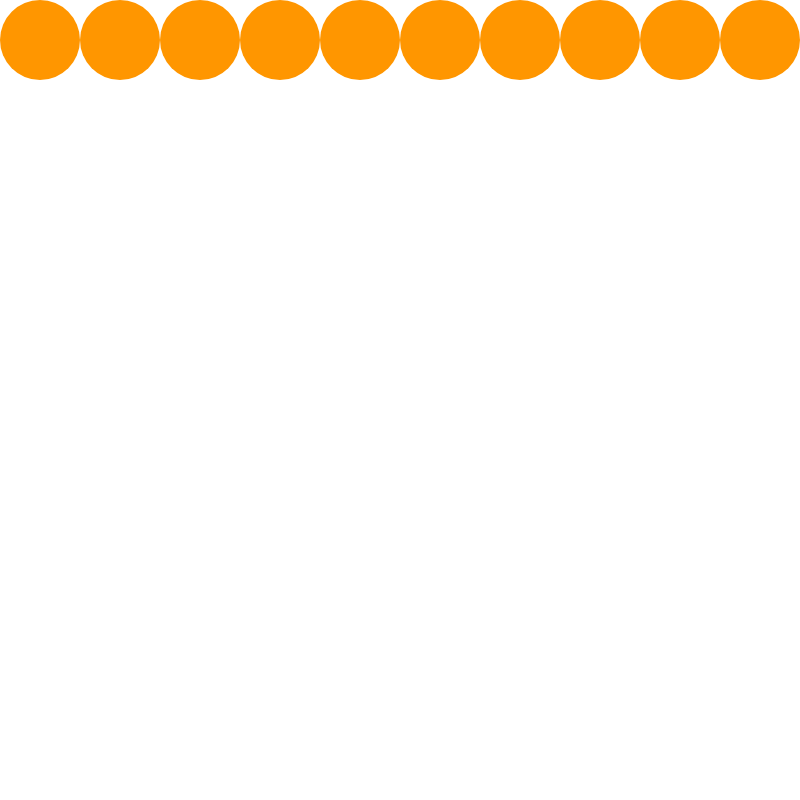
Frame 1 (no input)
Frame 60 (no input): identical to frame 1, image omitted
Frame 120 (the mouse pressed at the canvas centre since frame 60): identical to frame 1, image omitted

The p5.js sketch that drew this single still picture (run headless with seeded random() and noise() and a simulated clock; from frame 60 on, the mouse is pressed at the canvas centre):

// p5.js sketch
// ── sketch.js
let rasterbreite;
let anzahlKacheln = 10;

function setup() {
  createCanvas(800, 800);
  rasterbreite = width / anzahlKacheln;
}

function draw() {
  background(255);
  
  fill(255,150,0);
  noStroke();
  
  //Studiert den Code: Was ändert sich und was nicht?
  
  //Zeile 1
 /*ellipse(rasterbreite*0+rasterbreite/2, rasterbreite/2, rasterbreite, rasterbreite);
  
  ellipse(rasterbreite*1+rasterbreite/2, rasterbreite/2, rasterbreite, rasterbreite);
  
  ellipse(rasterbreite*2+rasterbreite/2, rasterbreite/2, rasterbreite, rasterbreite);
  
   ellipse(rasterbreite*3+rasterbreite/2, rasterbreite/2, rasterbreite, rasterbreite);
  
   ellipse(rasterbreite*4+rasterbreite/2, rasterbreite/2, rasterbreite, rasterbreite);
  
   ellipse(rasterbreite*5+rasterbreite/2, rasterbreite/2, rasterbreite, rasterbreite);
  
   ellipse(rasterbreite*6+rasterbreite/2, rasterbreite/2, rasterbreite, rasterbreite);
  
   ellipse(rasterbreite*7+rasterbreite/2, rasterbreite/2, rasterbreite, rasterbreite);
  
   ellipse(rasterbreite*8+rasterbreite/2, rasterbreite/2, rasterbreite, rasterbreite);
  
  ellipse(rasterbreite*9+rasterbreite/2, rasterbreite/2, rasterbreite, rasterbreite);*/
  
  
  /**Syntax Loop */
  
  for(let i=0;i<anzahlKacheln;i++){
    //console.log(i)
    push();
    translate(rasterbreite*i+rasterbreite/2, rasterbreite/2);
    ellipse(0, 0, rasterbreite, rasterbreite);
    pop();
  }
  
 // noLoop();
 
}
